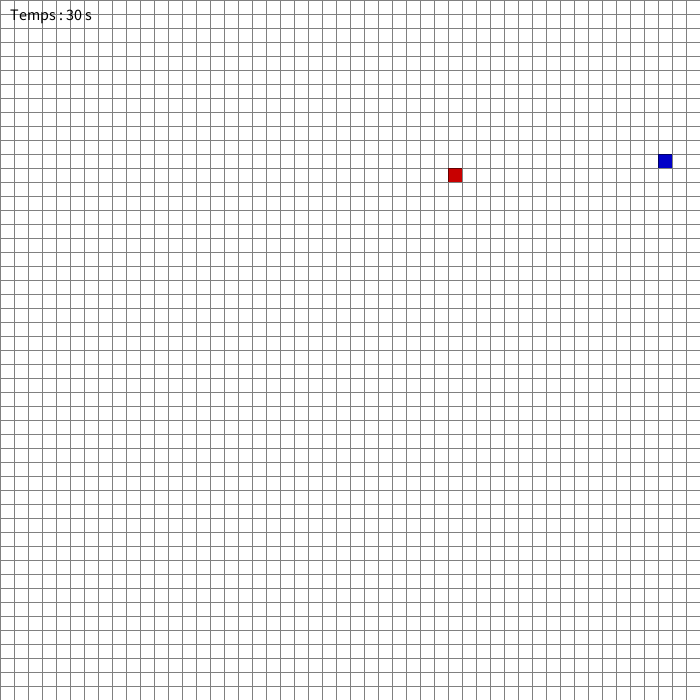
Frame 1 (no input)
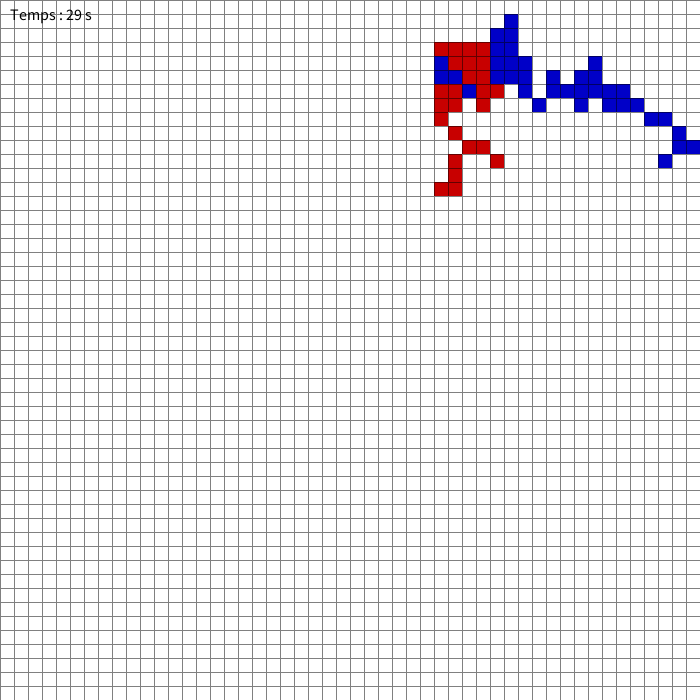
Frame 60 (the mouse pressed at the canvas centre just before this capture)
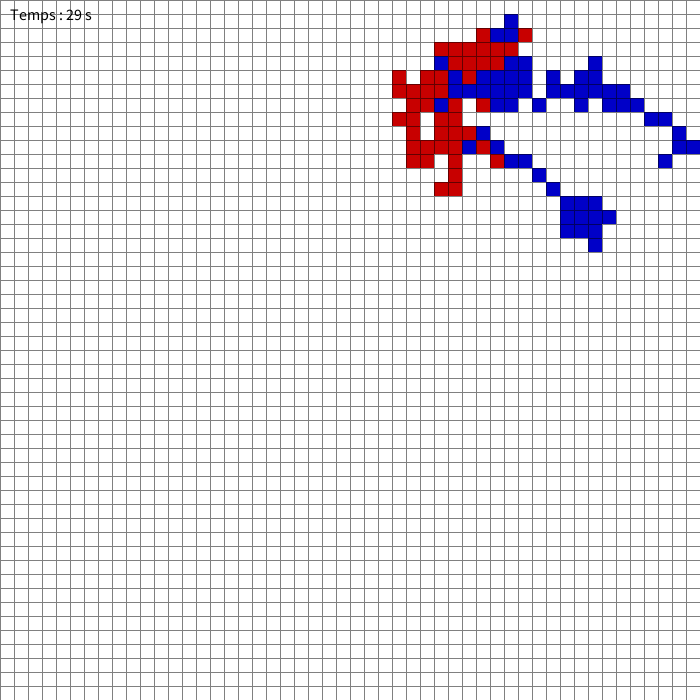
Frame 120 (the mouse held since frame 60 and released just before this capture)

The Processing sketch that drew these frames (run headless with seeded random() and noise(); from frame 60 on, the mouse is pressed at the canvas centre):

// Processing sketch: JeuDuTerritoire
// ── JeuDuTerritoire.pde
// ************************************************************************************************* GRILLE DE JEU ********************************************************************************************************************
int debut = 0; // stockera le moment de départ
int duree = 30000; // 30 secondes = 30000 ms

int cols = 50; // nombre de colonnes
int rows = 50; // nombre de lignes
int[][] grid = new int[cols][rows];
float w = 0; 
float h = 0; 

void setup() {
  size(700, 700); // taille de la fenêtre
  frameRate(100); // vitesse de l'automate
  initialisation();
  w = width / cols; 
  h = height / rows; 
  debut = millis(); // fonction millis() retourne le nombre de millisecondes écoulées depuis le début du programme.
}

void grilleDeJeu() {
  background(255); // fond blanc
  float w = width / cols; // largeur d'un carré => calculer automatiquement avec la largeur de la fenêtre
  float h = height / rows; // hauteur d'un carré

  for (int i = 0; i < cols; i++) {
    for (int j = 0; j < rows; j++) {
      stroke(0); // couleur du contour
      strokeWeight(0.5);
      if (grid[i][j] == 1) {
        fill(200, 0, 0); //En fonction de l'état de la cellule, plus simple pour les vérifications
      } else if (grid[i][j] == 2) {
        fill(0, 0, 200);
      }
      else {
        fill(255); // couleur de remplissage à blanc au début
      } 
      rect(i * w, j * h, w, h); // dessiner le carré => utiliser rect plutôt que line pour pouvoir colorer
    }
  }
}

// ************************************************************************************************* AUTOMATES CELLULAIRES *************************************************************************************************************

int x1, y1, x2, y2;

void initialisation() {
   x1 = int(random(50)); // 0 à 49
   y1 = int(random(50)); // 0 à 49
   grid[x1][y1] = 1;
   
   x2 = int(random(50)); // 0 à 49
   y2 = int(random(50)); // 0 à 49
   if (grid[x2][y2] == 1){
      x2 = int(random(50)); // 0 à 49
      y2 = int(random(50)); // 0 à 49
   }
   grid[x2][y2] = 2;
}

void automateRouge() {
  // voisins diagonaux inclus
  int[][] voisins = {
    {-1,-1}, {0,-1}, {1,-1},
    {-1, 0},         {1, 0},
    {-1, 1}, {0, 1}, {1, 1}
  }; //Liste des position possible

  int[] v = voisins[int(random(voisins.length))]; // random(voisins.length) retourne un nombre flottant entre 0 et 8 (exclu),  int(...) convertit ce nombre en entier 0–7, pour choisir un index dans le tableau.
  int nx = constrain(x1 + v[0], 0, cols-1); //x1 + v[0] → nouvelle coordonnée X du voisin choisi
  int ny = constrain(y1 + v[1], 0, rows-1);
  //constrain(val, min, max) limite la valeur pour rester dans la grille :
  //si nx < 0, il devient 0
  //si nx >= cols, il devient cols-1

  // on écrase la case quelle que soit sa couleur
  grid[nx][ny] = 1;

  x1 = nx;
  y1 = ny;
}

void automateBleu() {
  int[][] voisins = {
    {-1,-1}, {0,-1}, {1,-1},
    {-1, 0},         {1, 0},
    {-1, 1}, {0, 1}, {1, 1}
  };

  int[] v = voisins[int(random(voisins.length))];
  int nx = constrain(x2 + v[0], 0, cols-1);
  int ny = constrain(y2 + v[1], 0, rows-1);

  grid[nx][ny] = 2; // écrase la case
  x2 = nx;
  y2 = ny;
}
// **************************************************************************************************** GAMEPLAY ***********************************************************************************************************************

void draw() {
  grilleDeJeu();
  
  int tempsEcoule = millis() - debut; //(temps depuis lancement) - (temps au début du jeu)
  
  fill(0); // couleur du texte (noir)
  textSize(16); // taille du texte
  text("Temps : " + (30 - tempsEcoule / 1000) + " s", 10, 20); //10 → distance en pixels depuis le bord gauche, 20 → distance en pixels depuis le bord supérieur

  if (tempsEcoule >= duree) {
    // fin de partie : compter les cases
    int rouge = 0;
    int bleu = 0;
    for (int i = 0; i < cols; i++) {
      for (int j = 0; j < rows; j++) {
        if (grid[i][j] == 1) {
          rouge++; 
        }
        else if (grid[i][j] == 2){
          bleu++;
        }
      }
    }

    if (rouge > bleu) {
      // dimensions du rectangle (un peu plus grandes que le texte)
      float rectW = 600;
      float rectH = 160;
      
      // rectangle blanc
      fill(255); // blanc
      noStroke();
      rectMode(CENTER);
      rect(width/2, 370, rectW, rectH);
      
      fill(0); // couleur du texte (noir)
      textSize(40); // taille du texte
      textAlign(CENTER, CENTER);
      text("Les rouges ont gagnés", width/2, height/2); 
      String msg = "Rouge : " + rouge + "   Bleu : " + bleu;
      text(msg, width/3, height/2 + 40);
    }
    else if (bleu > rouge) {
      // dimensions du rectangle (un peu plus grandes que le texte)
      float rectW = 600;
      float rectH = 160;
      
      // rectangle blanc
      fill(255); // blanc
      noStroke();
      rectMode(CENTER);
      rect(width/2, 370, rectW, rectH);
      
      fill(0); // couleur du texte (noir)
      textSize(40); // taille du texte
      textAlign(CENTER, CENTER);
      text("Les bleues ont gagnés", width/2, height/2);
      String msg = "Rouge : " + rouge + "   Bleu : " + bleu;
      text(msg, width/2, height/2 + 40);
    }
    else println("Egalité !");

    noLoop(); // arrête draw()
  }
  else {
    // partie en cours : déplacer les points
    automateRouge();
    automateBleu();
  }
}
